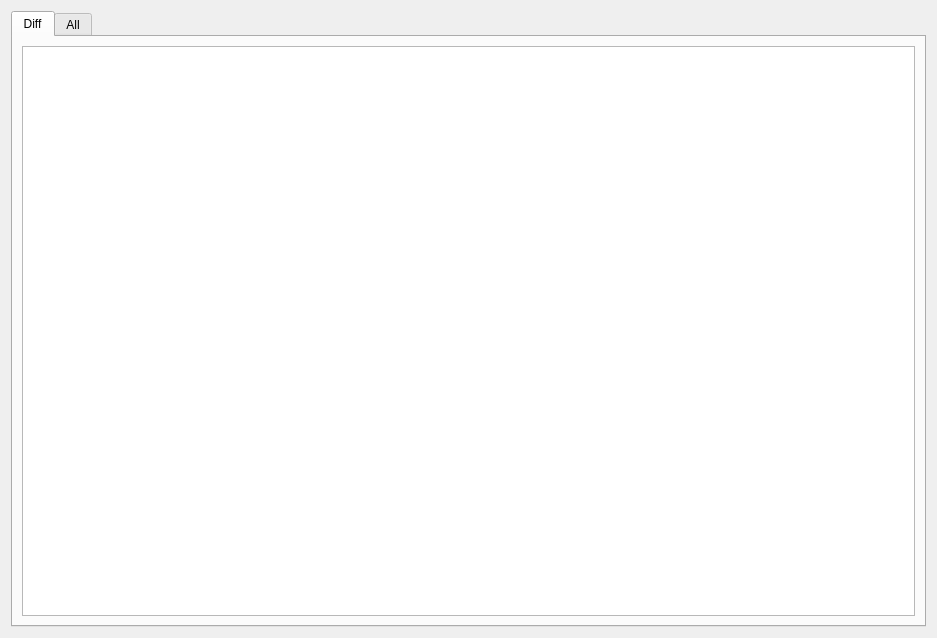
<?xml version="1.0" encoding="UTF-8"?>
<ui version="4.0">
 <class>Tables_Form</class>
 <widget class="QWidget" name="Tables_Form">
  <property name="geometry">
   <rect>
    <x>0</x>
    <y>0</y>
    <width>937</width>
    <height>638</height>
   </rect>
  </property>
  <property name="windowTitle">
   <string>Form</string>
  </property>
  <layout class="QVBoxLayout" name="verticalLayout">
   <item>
    <widget class="QTabWidget" name="tabWidget">
     <property name="currentIndex">
      <number>0</number>
     </property>
     <widget class="QWidget" name="diff_tab">
      <attribute name="title">
       <string>Diff</string>
      </attribute>
      <layout class="QVBoxLayout" name="verticalLayout_2">
       <item>
        <widget class="QTableWidget" name="diff_table"/>
       </item>
      </layout>
     </widget>
     <widget class="QWidget" name="all_tab">
      <attribute name="title">
       <string>All</string>
      </attribute>
      <layout class="QVBoxLayout" name="verticalLayout_3">
       <item>
        <widget class="QTableWidget" name="all_table"/>
       </item>
      </layout>
     </widget>
    </widget>
   </item>
  </layout>
 </widget>
 <resources/>
 <connections/>
</ui>
